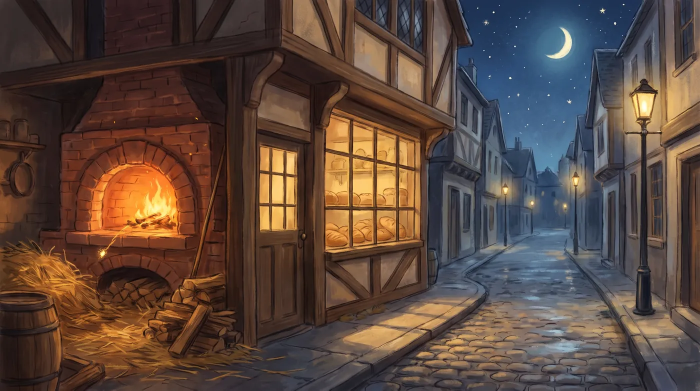
#> input picture art/bakery.webp, 1400 x 781 px (shown at 1/2 size)
$ python -i make-art.py   (imports and definitions only)
#> lines starting #> are read from the running program, lines starting #| are printed output that depends on the picture
#!/usr/bin/env python3
"""Turns the Higgsfield originals in art-src/ into game files in art/:
scene pictures, Pepys cut-out, Pepys talking animation sheet, trimmed voice lines."""
import json
import subprocess
from pathlib import Path

import numpy as np
from PIL import Image, ImageFilter

root = Path(__file__).parent
src, out = root / "art-src", root / "art"
# [1 line not run here, left out]
FF = "/opt/homebrew/opt/ffmpeg-full/bin/"
FPS = 24


def key(rgb):
    """Removes the flat green background by colour distance from the corner colour."""
    rgb = rgb.astype(float)
    corners = np.concatenate([rgb[:8, :8].reshape(-1, 3), rgb[:8, -8:].reshape(-1, 3), rgb[-8:, :8].reshape(-1, 3), rgb[-8:, -8:].reshape(-1, 3)])
    bg = np.median(corners, 0)
    d = np.sqrt(((rgb - bg) ** 2).sum(-1))
    alpha = np.clip((d - 38) / 45, 0, 1)
    g = rgb[..., 1]
    m = np.maximum(rgb[..., 0], rgb[..., 2])
    rgb[..., 1] = np.where((g > m) & (alpha < 1), m + (g - m) * .25, g)  # despill the fringe
    a = Image.fromarray((alpha * 255).astype("uint8")).filter(ImageFilter.MinFilter(3)).filter(ImageFilter.GaussianBlur(.8))
    img = Image.fromarray(rgb.astype("uint8")).convert("RGBA")
    img.putalpha(a)
    return img, a


def scenes():
    crops = {"newlondon": (0, .13, 1, 1)}  # the model wrote a caption in the top-left corner
    for name in ("museum", "bakery", "houses", "river", "cheese", "gap", "newlondon", "street"):
        img = Image.open(src / f"{name}.png").convert("RGB")
        if name in crops:
            l, t, r, b = crops[name]
            img = img.crop((int(l * img.width), int(t * img.height), int(r * img.width), int(b * img.height)))
        img.thumbnail((1400, 1400), Image.LANCZOS)
        img.save(out / f"{name}.webp", quality=80, method=6)


def best_loop(frames):
    small = np.stack([np.asarray(Image.fromarray(f).resize((48, 48))) for f in frames[::2]]).astype(float)
    n = len(small)
    least = int(2.6 * FPS / 2)
    best, pair = 1e18, (0, n - 1)
    for a in range(0, n - least):
        for b in range(a + least, n):
            score = ((small[a] - small[b]) ** 2).mean() - (b - a) * .06
            if score < best:
                best, pair = score, (a, b)
    return pair[0] * 2, pair[1] * 2


def sheet(name, cols=6, rows=6, frame_h=440):
    clip = src / "video" / f"{name}.mp4"
    w, h = map(int, subprocess.run([FF + "ffprobe", "-v", "error", "-select_streams", "v", "-show_entries", "stream=width,height", "-of", "csv=p=0", str(clip)], capture_output=True, text=True).stdout.strip().split(","))
    raw = subprocess.run([FF + "ffmpeg", "-v", "error", "-i", str(clip), "-f", "rawvideo", "-pix_fmt", "rgb24", "-"], capture_output=True).stdout
    frames = np.frombuffer(raw, "uint8").reshape(-1, h, w, 3)
    a, b = best_loop(frames)
    picks = np.linspace(a, b, cols * rows, endpoint=False).astype(int)
    keyed = [key(frames[i]) for i in picks]
    box = None
    for _, al in keyed:
        c = al.point(lambda v: 255 if v > 60 else 0).getbbox()
        box = c if box is None else (min(box[0], c[0]), min(box[1], c[1]), max(box[2], c[2]), max(box[3], c[3]))
    pad = 6
    scale = (frame_h - pad * 2) / (box[3] - box[1])
    cw, ch = round((box[2] - box[0]) * scale), round((box[3] - box[1]) * scale)
    fw, fh = cw + pad * 2, ch + pad * 2
    canvas = Image.new("RGBA", (fw * cols, fh * rows), (0, 0, 0, 0))
    for i, (img, _) in enumerate(keyed):
        small = img.crop(box).convert("RGBa").resize((cw, ch), Image.LANCZOS).convert("RGBA")
        canvas.paste(small, ((i % cols) * fw + pad, (i // cols) * fh + pad))
    canvas.save(out / f"s-{name}.webp", quality=84, alpha_quality=90, method=4)
    info = {"cols": cols, "rows": rows, "fw": fw, "fh": fh, "loop": round((b - a) / FPS, 2)}
    print(name, info, (out / f"s-{name}.webp").stat().st_size // 1024, "KB")
    return info


def voices():
    vo = out / "voice"
    vo.mkdir(exist_ok=True)
    for f in sorted((src / "voice").glob("*.wav")):
        trim = "silenceremove=start_periods=1:start_threshold=-45dB,areverse,silenceremove=start_periods=1:start_threshold=-45dB,areverse,apad=pad_dur=0.15"
        subprocess.run([FF + "ffmpeg", "-v", "error", "-y", "-i", str(f), "-af", trim, "-ac", "1", "-b:a", "64k", str(vo / f"{f.stem}.mp3")], check=True)


# [1 line not run here, left out]
# [1 line that did not run here, left out]
# [2 lines not run here, left out]

>>> import cv2
>>> picture = cv2.imread('art/bakery.webp', cv2.IMREAD_GRAYSCALE)
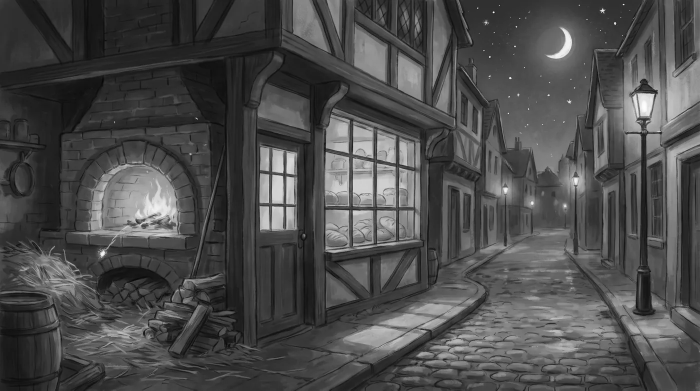
#> picture: shape (781, 1400) (shown at 1/2 size); min 3, max 254, mean 76.4
>>> result = key(picture)
#> (the run stopped early here; a loop or call above may not have finished)

$ run again, on art/museum.webp
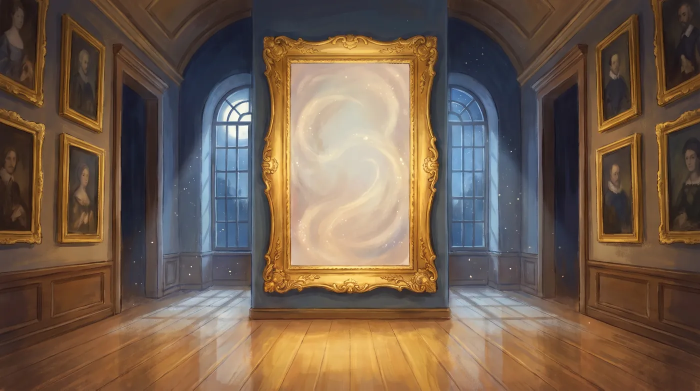
#> input picture art/museum.webp, 1400 x 781 px (shown at 1/2 size)
#> `picture = cv2.imread('art/bakery.webp', cv2.IMREAD_GRAYSCALE)`:
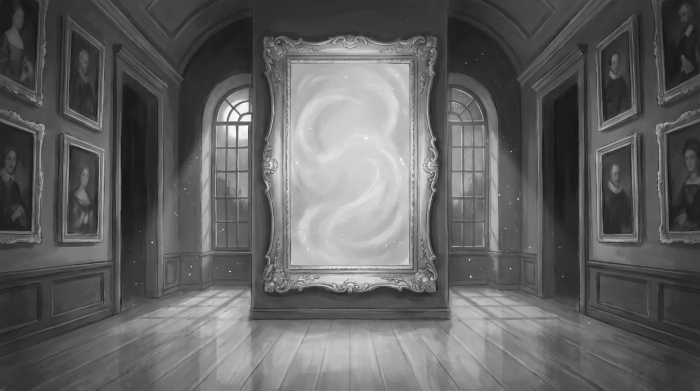
#> picture: shape (781, 1400) (shown at 1/2 size); min 10, max 255, mean 97.4
